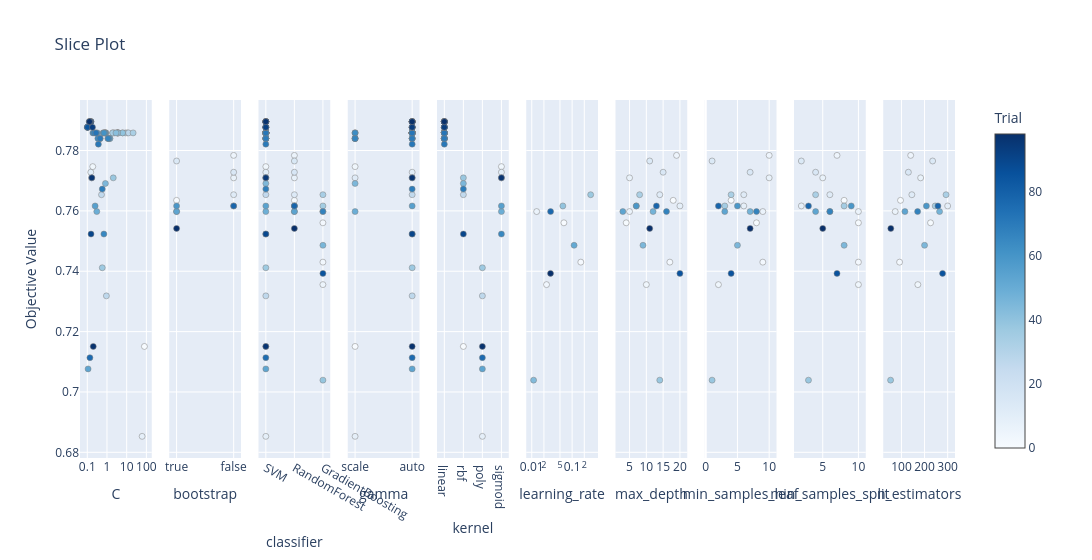

Notebook source saved alongside this figure:
### Code cell
# 3. Slice Plot
plot_slice(study).show()

### Figure 1 — Plotly figure (JSON) as saved in the notebook; plotly's stock layout.template omitted (floating-point values rounded to 4 significant figures)
{"data": [{"marker": {"color": [0, 4, 9, 11, 12, 14, 17, 18, 19, 20, 21, 22, 23, 24, 25, 26, 27, 28, 29, 30, 31, 32, 33, 35, 37, 38, 40, 41, 42, 43, 44, 45, 47, 49, 50, 51, 52, 53, 55, 56, 57, 58, 59, 61, 62, 63, 64, 65, 66, 67, 69, 70, 71, 72, 73, 74, 75, 76, 77, 78, 80, 81, 82, 83, 84, 85, 87, 88, 89, 90, 91, 92, 93, 94, 95, 96, 97, 98], "colorbar": {"title": {"text": "Trial"}, "x": 1, "xpad": 40}, "colorscale": [[0, "rgb(247,251,255)"], [0.125, "rgb(222,235,247)"], [0.25, "rgb(198,219,239)"], [0.375, "rgb(158,202,225)"], [0.5, "rgb(107,174,214)"], [0.625, "rgb(66,146,198)"], [0.75, "rgb(33,113,181)"], [0.875, "rgb(8,81,156)"], [1, "rgb(8,48,107)"]], "line": {"color": "Grey", "width": 0.5}, "showscale": true}, "mode": "markers", "name": "Feasible Trial", "showlegend": false, "type": "scatter", "x": [79.43, 0.1894, 60.92, 0.1501, 0.164, 2.358, 3.413, 3.293, 3.443, 1.12, 3.792, 8.705, 1.383, 10.74, 0.9051, 0.5273, 0.9324, 12.39, 0.4478, 1.98, 3.931, 6.205, 21.18, 1.946, 0.5769, 2.082, 6.221, 3.443, 2.867, 0.8604, 0.7889, 0.8326, 0.4378, 0.3037, 1.413, 0.6793, 0.2495, 0.1098, 0.2493, 0.8183, 0.6311, 0.3206, 0.7866, 0.707, 1.245, 0.1925, 0.3449, 0.6963, 1.129, 0.2223, 0.5765, 0.4464, 0.3657, 0.2793, 0.1296, 0.149, 0.1259, 0.136, 0.1415, 0.1022, 0.1062, 0.1033, 0.1006, 0.104, 0.103, 0.1459, 0.149, 0.1548, 0.151, 0.155, 0.1369, 0.1406, 0.1835, 0.142, 0.1333, 0.17, 0.2008, 0.1301], "xaxis": "x", "y": [0.7151, 0.7747, 0.6853, 0.7728, 0.7709, 0.7858, 0.7858, 0.7858, 0.7858, 0.784, 0.7858, 0.7858, 0.784, 0.7858, 0.7858, 0.7654, 0.7318, 0.7858, 0.784, 0.7858, 0.7858, 0.7858, 0.7858, 0.7858, 0.7412, 0.7709, 0.7858, 0.7858, 0.7858, 0.7858, 0.7858, 0.7691, 0.784, 0.7598, 0.784, 0.7858, 0.7858, 0.7076, 0.7616, 0.7858, 0.7858, 0.7858, 0.7858, 0.7858, 0.784, 0.7858, 0.784, 0.7523, 0.784, 0.7858, 0.7672, 0.784, 0.7821, 0.7858, 0.7896, 0.7896, 0.7896, 0.7114, 0.7896, 0.7877, 0.7877, 0.7877, 0.7877, 0.7877, 0.7877, 0.7896, 0.7896, 0.7896, 0.7896, 0.7523, 0.7896, 0.7896, 0.7877, 0.7896, 0.7896, 0.7709, 0.7151, 0.7896], "yaxis": "y"}, {"marker": {"color": [1, 6, 8, 10, 13, 15, 16, 48, 54, 60, 79, 99], "colorbar": {"title": {"text": "Trial"}, "x": 1, "xpad": 40}, "colorscale": [[0, "rgb(247,251,255)"], [0.125, "rgb(222,235,247)"], [0.25, "rgb(198,219,239)"], [0.375, "rgb(158,202,225)"], [0.5, "rgb(107,174,214)"], [0.625, "rgb(66,146,198)"], [0.75, "rgb(33,113,181)"], [0.875, "rgb(8,81,156)"], [1, "rgb(8,48,107)"]], "line": {"color": "Grey", "width": 0.5}, "showscale": false}, "mode": "markers", "name": "Feasible Trial", "showlegend": false, "type": "scatter", "x": [true, false, false, false, false, true, false, true, true, true, false, true], "xaxis": "x2", "y": [0.7635, 0.7784, 0.7709, 0.7616, 0.7654, 0.7765, 0.7728, 0.7598, 0.7598, 0.7616, 0.7616, 0.7542], "yaxis": "y2"}, {"marker": {"color": [0, 1, 2, 3, 4, 5, 6, 7, 8, 9, 10, 11, 12, 13, 14, 15, 16, 17, 18, 19, 20, 21, 22, 23, 24, 25, 26, 27, 28, 29, 30, 31, 32, 33, 34, 35, 36, 37, 38, 39, 40, 41, 42, 43, 44, 45, 46, 47, 48, 49, 50, 51, 52, 53, 54, 55, 56, 57, 58, 59, 60, 61, 62, 63, 64, 65, 66, 67, 68, 69, 70, 71, 72, 73, 74, 75, 76, 77, 78, 79, 80, 81, 82, 83, 84, 85, 86, 87, 88, 89, 90, 91, 92, 93, 94, 95, 96, 97, 98, 99], "colorbar": {"title": {"text": "Trial"}, "x": 1, "xpad": 40}, "colorscale": [[0, "rgb(247,251,255)"], [0.125, "rgb(222,235,247)"], [0.25, "rgb(198,219,239)"], [0.375, "rgb(158,202,225)"], [0.5, "rgb(107,174,214)"], [0.625, "rgb(66,146,198)"], [0.75, "rgb(33,113,181)"], [0.875, "rgb(8,81,156)"], [1, "rgb(8,48,107)"]], "line": {"color": "Grey", "width": 0.5}, "showscale": false}, "mode": "markers", "name": "Feasible Trial", "showlegend": false, "type": "scatter", "x": ["SVM", "RandomForest", "GradientBoosting", "GradientBoosting", "SVM", "GradientBoosting", "RandomForest", "GradientBoosting", "RandomForest", "SVM", "RandomForest", "SVM", "SVM", "RandomForest", "SVM", "RandomForest", "RandomForest", "SVM", "SVM", "SVM", "SVM", "SVM", "SVM", "SVM", "SVM", "SVM", "SVM", "SVM", "SVM", "SVM", "SVM", "SVM", "SVM", "SVM", "GradientBoosting", "SVM", "GradientBoosting", "SVM", "SVM", "GradientBoosting", "SVM", "SVM", "SVM", "SVM", "SVM", "SVM", "GradientBoosting", "SVM", "RandomForest", "SVM", "SVM", "SVM", "SVM", "SVM", "RandomForest", "SVM", "SVM", "SVM", "SVM", "SVM", "RandomForest", "SVM", "SVM", "SVM", "SVM", "SVM", "SVM", "SVM", "GradientBoosting", "SVM", "SVM", "SVM", "SVM", "SVM", "SVM", "SVM", "SVM", "SVM", "SVM", "RandomForest", "SVM", "SVM", "SVM", "SVM", "SVM", "SVM", "GradientBoosting", "SVM", "SVM", "SVM", "SVM", "SVM", "SVM", "SVM", "SVM", "SVM", "SVM", "SVM", "SVM", "RandomForest"], "xaxis": "x3", "y": [0.7151, 0.7635, 0.7561, 0.743, 0.7747, 0.7356, 0.7784, 0.7598, 0.7709, 0.6853, 0.7616, 0.7728, 0.7709, 0.7654, 0.7858, 0.7765, 0.7728, 0.7858, 0.7858, 0.7858, 0.784, 0.7858, 0.7858, 0.784, 0.7858, 0.7858, 0.7654, 0.7318, 0.7858, 0.784, 0.7858, 0.7858, 0.7858, 0.7858, 0.7654, 0.7858, 0.7616, 0.7412, 0.7709, 0.7039, 0.7858, 0.7858, 0.7858, 0.7858, 0.7858, 0.7691, 0.7486, 0.784, 0.7598, 0.7598, 0.784, 0.7858, 0.7858, 0.7076, 0.7598, 0.7616, 0.7858, 0.7858, 0.7858, 0.7858, 0.7616, 0.7858, 0.784, 0.7858, 0.784, 0.7523, 0.784, 0.7858, 0.7598, 0.7672, 0.784, 0.7821, 0.7858, 0.7896, 0.7896, 0.7896, 0.7114, 0.7896, 0.7877, 0.7616, 0.7877, 0.7877, 0.7877, 0.7877, 0.7877, 0.7896, 0.7393, 0.7896, 0.7896, 0.7896, 0.7523, 0.7896, 0.7896, 0.7877, 0.7896, 0.7896, 0.7709, 0.7151, 0.7896, 0.7542], "yaxis": "y3"}, {"marker": {"color": [0, 4, 9, 11, 12, 14, 17, 18, 19, 20, 21, 22, 23, 24, 25, 26, 27, 28, 29, 30, 31, 32, 33, 35, 37, 38, 40, 41, 42, 43, 44, 45, 47, 49, 50, 51, 52, 53, 55, 56, 57, 58, 59, 61, 62, 63, 64, 65, 66, 67, 69, 70, 71, 72, 73, 74, 75, 76, 77, 78, 80, 81, 82, 83, 84, 85, 87, 88, 89, 90, 91, 92, 93, 94, 95, 96, 97, 98], "colorbar": {"title": {"text": "Trial"}, "x": 1, "xpad": 40}, "colorscale": [[0, "rgb(247,251,255)"], [0.125, "rgb(222,235,247)"], [0.25, "rgb(198,219,239)"], [0.375, "rgb(158,202,225)"], [0.5, "rgb(107,174,214)"], [0.625, "rgb(66,146,198)"], [0.75, "rgb(33,113,181)"], [0.875, "rgb(8,81,156)"], [1, "rgb(8,48,107)"]], "line": {"color": "Grey", "width": 0.5}, "showscale": false}, "mode": "markers", "name": "Feasible Trial", "showlegend": false, "type": "scatter", "x": ["scale", "scale", "scale", "auto", "scale", "auto", "auto", "auto", "auto", "auto", "auto", "auto", "auto", "auto", "auto", "auto", "auto", "auto", "auto", "auto", "auto", "auto", "auto", "auto", "auto", "auto", "auto", "auto", "auto", "auto", "auto", "scale", "auto", "scale", "scale", "auto", "auto", "auto", "auto", "auto", "scale", "auto", "auto", "scale", "scale", "scale", "scale", "auto", "scale", "auto", "auto", "auto", "auto", "auto", "auto", "auto", "auto", "auto", "auto", "auto", "auto", "auto", "auto", "auto", "auto", "auto", "auto", "auto", "auto", "auto", "auto", "auto", "auto", "auto", "auto", "auto", "auto", "auto"], "xaxis": "x4", "y": [0.7151, 0.7747, 0.6853, 0.7728, 0.7709, 0.7858, 0.7858, 0.7858, 0.7858, 0.784, 0.7858, 0.7858, 0.784, 0.7858, 0.7858, 0.7654, 0.7318, 0.7858, 0.784, 0.7858, 0.7858, 0.7858, 0.7858, 0.7858, 0.7412, 0.7709, 0.7858, 0.7858, 0.7858, 0.7858, 0.7858, 0.7691, 0.784, 0.7598, 0.784, 0.7858, 0.7858, 0.7076, 0.7616, 0.7858, 0.7858, 0.7858, 0.7858, 0.7858, 0.784, 0.7858, 0.784, 0.7523, 0.784, 0.7858, 0.7672, 0.784, 0.7821, 0.7858, 0.7896, 0.7896, 0.7896, 0.7114, 0.7896, 0.7877, 0.7877, 0.7877, 0.7877, 0.7877, 0.7877, 0.7896, 0.7896, 0.7896, 0.7896, 0.7523, 0.7896, 0.7896, 0.7877, 0.7896, 0.7896, 0.7709, 0.7151, 0.7896], "yaxis": "y4"}, {"marker": {"color": [0, 4, 9, 11, 12, 14, 17, 18, 19, 20, 21, 22, 23, 24, 25, 26, 27, 28, 29, 30, 31, 32, 33, 35, 37, 38, 40, 41, 42, 43, 44, 45, 47, 49, 50, 51, 52, 53, 55, 56, 57, 58, 59, 61, 62, 63, 64, 65, 66, 67, 69, 70, 71, 72, 73, 74, 75, 76, 77, 78, 80, 81, 82, 83, 84, 85, 87, 88, 89, 90, 91, 92, 93, 94, 95, 96, 97, 98], "colorbar": {"title": {"text": "Trial"}, "x": 1, "xpad": 40}, "colorscale": [[0, "rgb(247,251,255)"], [0.125, "rgb(222,235,247)"], [0.25, "rgb(198,219,239)"], [0.375, "rgb(158,202,225)"], [0.5, "rgb(107,174,214)"], [0.625, "rgb(66,146,198)"], [0.75, "rgb(33,113,181)"], [0.875, "rgb(8,81,156)"], [1, "rgb(8,48,107)"]], "line": {"color": "Grey", "width": 0.5}, "showscale": false}, "mode": "markers", "name": "Feasible Trial", "showlegend": false, "type": "scatter", "x": ["rbf", "sigmoid", "poly", "sigmoid", "sigmoid", "linear", "linear", "linear", "linear", "linear", "linear", "linear", "linear", "linear", "linear", "rbf", "poly", "linear", "linear", "linear", "linear", "linear", "linear", "linear", "poly", "rbf", "linear", "linear", "linear", "linear", "linear", "rbf", "linear", "sigmoid", "linear", "linear", "linear", "poly", "sigmoid", "linear", "linear", "linear", "linear", "linear", "linear", "linear", "linear", "sigmoid", "linear", "linear", "rbf", "linear", "linear", "linear", "linear", "linear", "linear", "poly", "linear", "linear", "linear", "linear", "linear", "linear", "linear", "linear", "linear", "linear", "linear", "rbf", "linear", "linear", "linear", "linear", "linear", "sigmoid", "poly", "linear"], "xaxis": "x5", "y": [0.7151, 0.7747, 0.6853, 0.7728, 0.7709, 0.7858, 0.7858, 0.7858, 0.7858, 0.784, 0.7858, 0.7858, 0.784, 0.7858, 0.7858, 0.7654, 0.7318, 0.7858, 0.784, 0.7858, 0.7858, 0.7858, 0.7858, 0.7858, 0.7412, 0.7709, 0.7858, 0.7858, 0.7858, 0.7858, 0.7858, 0.7691, 0.784, 0.7598, 0.784, 0.7858, 0.7858, 0.7076, 0.7616, 0.7858, 0.7858, 0.7858, 0.7858, 0.7858, 0.784, 0.7858, 0.784, 0.7523, 0.784, 0.7858, 0.7672, 0.784, 0.7821, 0.7858, 0.7896, 0.7896, 0.7896, 0.7114, 0.7896, 0.7877, 0.7877, 0.7877, 0.7877, 0.7877, 0.7877, 0.7896, 0.7896, 0.7896, 0.7896, 0.7523, 0.7896, 0.7896, 0.7877, 0.7896, 0.7896, 0.7709, 0.7151, 0.7896], "yaxis": "y5"}, {"marker": {"color": [2, 3, 5, 7, 34, 36, 39, 46, 68, 86], "colorbar": {"title": {"text": "Trial"}, "x": 1, "xpad": 40}, "colorscale": [[0, "rgb(247,251,255)"], [0.125, "rgb(222,235,247)"], [0.25, "rgb(198,219,239)"], [0.375, "rgb(158,202,225)"], [0.5, "rgb(107,174,214)"], [0.625, "rgb(66,146,198)"], [0.75, "rgb(33,113,181)"], [0.875, "rgb(8,81,156)"], [1, "rgb(8,48,107)"]], "line": {"color": "Grey", "width": 0.5}, "showscale": false}, "mode": "markers", "name": "Feasible Trial", "showlegend": false, "type": "scatter", "x": [0.06247, 0.164, 0.02321, 0.01323, 0.2876, 0.05885, 0.01111, 0.1117, 0.02928, 0.02917], "xaxis": "x6", "y": [0.7561, 0.743, 0.7356, 0.7598, 0.7654, 0.7616, 0.7039, 0.7486, 0.7598, 0.7393], "yaxis": "y6"}, {"marker": {"color": [1, 2, 3, 5, 6, 7, 8, 10, 13, 15, 16, 34, 36, 39, 46, 48, 54, 60, 68, 79, 86, 99], "colorbar": {"title": {"text": "Trial"}, "x": 1, "xpad": 40}, "colorscale": [[0, "rgb(247,251,255)"], [0.125, "rgb(222,235,247)"], [0.25, "rgb(198,219,239)"], [0.375, "rgb(158,202,225)"], [0.5, "rgb(107,174,214)"], [0.625, "rgb(66,146,198)"], [0.75, "rgb(33,113,181)"], [0.875, "rgb(8,81,156)"], [1, "rgb(8,48,107)"]], "line": {"color": "Grey", "width": 0.5}, "showscale": false}, "mode": "markers", "name": "Feasible Trial", "showlegend": false, "type": "scatter", "x": [18, 4, 17, 10, 19, 5, 5, 20, 14, 11, 15, 8, 7, 14, 9, 12, 3, 7, 16, 13, 20, 11], "xaxis": "x7", "y": [0.7635, 0.7561, 0.743, 0.7356, 0.7784, 0.7598, 0.7709, 0.7616, 0.7654, 0.7765, 0.7728, 0.7654, 0.7616, 0.7039, 0.7486, 0.7598, 0.7598, 0.7616, 0.7598, 0.7616, 0.7393, 0.7542], "yaxis": "y7"}, {"marker": {"color": [1, 2, 3, 5, 6, 7, 8, 10, 13, 15, 16, 34, 36, 39, 46, 48, 54, 60, 68, 79, 86, 99], "colorbar": {"title": {"text": "Trial"}, "x": 1, "xpad": 40}, "colorscale": [[0, "rgb(247,251,255)"], [0.125, "rgb(222,235,247)"], [0.25, "rgb(198,219,239)"], [0.375, "rgb(158,202,225)"], [0.5, "rgb(107,174,214)"], [0.625, "rgb(66,146,198)"], [0.75, "rgb(33,113,181)"], [0.875, "rgb(8,81,156)"], [1, "rgb(8,48,107)"]], "line": {"color": "Grey", "width": 0.5}, "showscale": false}, "mode": "markers", "name": "Feasible Trial", "showlegend": false, "type": "scatter", "x": [4, 8, 9, 2, 10, 9, 10, 6, 6, 1, 7, 4, 3, 1, 5, 7, 3, 5, 8, 2, 4, 7], "xaxis": "x8", "y": [0.7635, 0.7561, 0.743, 0.7356, 0.7784, 0.7598, 0.7709, 0.7616, 0.7654, 0.7765, 0.7728, 0.7654, 0.7616, 0.7039, 0.7486, 0.7598, 0.7598, 0.7616, 0.7598, 0.7616, 0.7393, 0.7542], "yaxis": "y8"}, {"marker": {"color": [1, 2, 3, 5, 6, 7, 8, 10, 13, 15, 16, 34, 36, 39, 46, 48, 54, 60, 68, 79, 86, 99], "colorbar": {"title": {"text": "Trial"}, "x": 1, "xpad": 40}, "colorscale": [[0, "rgb(247,251,255)"], [0.125, "rgb(222,235,247)"], [0.25, "rgb(198,219,239)"], [0.375, "rgb(158,202,225)"], [0.5, "rgb(107,174,214)"], [0.625, "rgb(66,146,198)"], [0.75, "rgb(33,113,181)"], [0.875, "rgb(8,81,156)"], [1, "rgb(8,48,107)"]], "line": {"color": "Grey", "width": 0.5}, "showscale": false}, "mode": "markers", "name": "Feasible Trial", "showlegend": false, "type": "scatter", "x": [8, 10, 10, 10, 7, 10, 5, 2, 6, 2, 4, 4, 8, 3, 8, 6, 4, 9, 6, 3, 7, 5], "xaxis": "x9", "y": [0.7635, 0.7561, 0.743, 0.7356, 0.7784, 0.7598, 0.7709, 0.7616, 0.7654, 0.7765, 0.7728, 0.7654, 0.7616, 0.7039, 0.7486, 0.7598, 0.7598, 0.7616, 0.7598, 0.7616, 0.7393, 0.7542], "yaxis": "y9"}, {"marker": {"color": [1, 2, 3, 5, 6, 7, 8, 10, 13, 15, 16, 34, 36, 39, 46, 48, 54, 60, 68, 79, 86, 99], "colorbar": {"title": {"text": "Trial"}, "x": 1, "xpad": 40}, "colorscale": [[0, "rgb(247,251,255)"], [0.125, "rgb(222,235,247)"], [0.25, "rgb(198,219,239)"], [0.375, "rgb(158,202,225)"], [0.5, "rgb(107,174,214)"], [0.625, "rgb(66,146,198)"], [0.75, "rgb(33,113,181)"], [0.875, "rgb(8,81,156)"], [1, "rgb(8,48,107)"]], "line": {"color": "Grey", "width": 0.5}, "showscale": false}, "mode": "markers", "name": "Feasible Trial", "showlegend": false, "type": "scatter", "x": [96, 226, 92, 171, 140, 73, 183, 300, 145, 235, 130, 293, 246, 53, 200, 265, 115, 208, 170, 258, 278, 54], "xaxis": "x10", "y": [0.7635, 0.7561, 0.743, 0.7356, 0.7784, 0.7598, 0.7709, 0.7616, 0.7654, 0.7765, 0.7728, 0.7654, 0.7616, 0.7039, 0.7486, 0.7598, 0.7598, 0.7616, 0.7598, 0.7616, 0.7393, 0.7542], "yaxis": "y10"}], "layout": {"title": {"text": "Slice Plot"}, "width": 3000, "xaxis": {"anchor": "y", "domain": [0, 0.082], "title": {"text": "C"}, "type": "log"}, "xaxis10": {"anchor": "y10", "domain": [0.918, 1.0], "title": {"text": "n_estimators"}}, "xaxis2": {"anchor": "y2", "categoryarray": [true, false], "categoryorder": "array", "domain": [0.102, 0.184], "title": {"text": "bootstrap"}, "type": "category"}, "xaxis3": {"anchor": "y3", "categoryarray": ["SVM", "RandomForest", "GradientBoosting"], "categoryorder": "array", "domain": [0.204, 0.286], "title": {"text": "classifier"}, "type": "category"}, "xaxis4": {"anchor": "y4", "categoryarray": ["scale", "auto"], "categoryorder": "array", "domain": [0.306, 0.388], "title": {"text": "gamma"}, "type": "category"}, "xaxis5": {"anchor": "y5", "categoryarray": ["linear", "rbf", "poly", "sigmoid"], "categoryorder": "array", "domain": [0.408, 0.49], "title": {"text": "kernel"}, "type": "category"}, "xaxis6": {"anchor": "y6", "domain": [0.51, 0.592], "title": {"text": "learning_rate"}, "type": "log"}, "xaxis7": {"anchor": "y7", "domain": [0.612, 0.694], "title": {"text": "max_depth"}}, "xaxis8": {"anchor": "y8", "domain": [0.714, 0.796], "title": {"text": "min_samples_leaf"}}, "xaxis9": {"anchor": "y9", "domain": [0.816, 0.898], "title": {"text": "min_samples_split"}}, "yaxis": {"anchor": "x", "domain": [0, 1], "title": {"text": "Objective Value"}}, "yaxis10": {"anchor": "x10", "domain": [0, 1], "matches": "y", "showticklabels": false}, "yaxis2": {"anchor": "x2", "domain": [0, 1], "matches": "y", "showticklabels": false}, "yaxis3": {"anchor": "x3", "domain": [0, 1], "matches": "y", "showticklabels": false}, "yaxis4": {"anchor": "x4", "domain": [0, 1], "matches": "y", "showticklabels": false}, "yaxis5": {"anchor": "x5", "domain": [0, 1], "matches": "y", "showticklabels": false}, "yaxis6": {"anchor": "x6", "domain": [0, 1], "matches": "y", "showticklabels": false}, "yaxis7": {"anchor": "x7", "domain": [0, 1], "matches": "y", "showticklabels": false}, "yaxis8": {"anchor": "x8", "domain": [0, 1], "matches": "y", "showticklabels": false}, "yaxis9": {"anchor": "x9", "domain": [0, 1], "matches": "y", "showticklabels": false}}}
